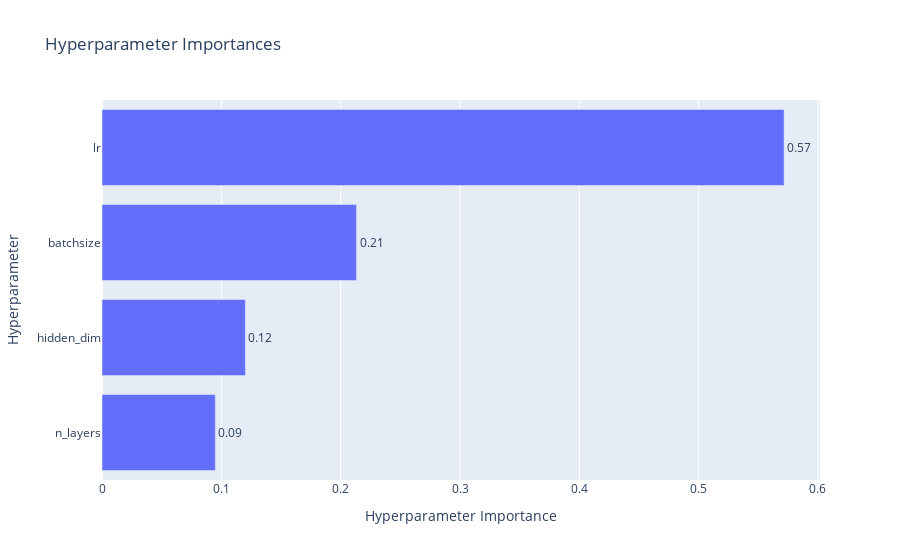

The notebook cell this image was saved under:
### Markdown cell above
# Optuna Optimization of MSE trained model

### Code cell
mse_study = optuna.create_study(direction="minimize")
run_study(mse_study, mse_objective)

### Figure 1 — Plotly figure (JSON) as saved in the notebook; plotly's stock layout.template omitted (floating-point values rounded to 4 significant figures)
{"data": [{"cliponaxis": false, "hovertemplate": ["n_layers (IntDistribution): 0.09495823603867501<extra></extra>", "hidden_dim (IntDistribution): 0.12014239132498505<extra></extra>", "batchsize (IntDistribution): 0.21330222659386944<extra></extra>", "lr (FloatDistribution): 0.5715971460424705<extra></extra>"], "name": "Objective Value", "orientation": "h", "text": ["0.09", "0.12", "0.21", "0.57"], "textposition": "outside", "type": "bar", "x": [0.09496, 0.1201, 0.2133, 0.5716], "y": ["n_layers", "hidden_dim", "batchsize", "lr"]}], "layout": {"title": {"text": "Hyperparameter Importances"}, "xaxis": {"title": {"text": "Hyperparameter Importance"}}, "yaxis": {"title": {"text": "Hyperparameter"}}}}
